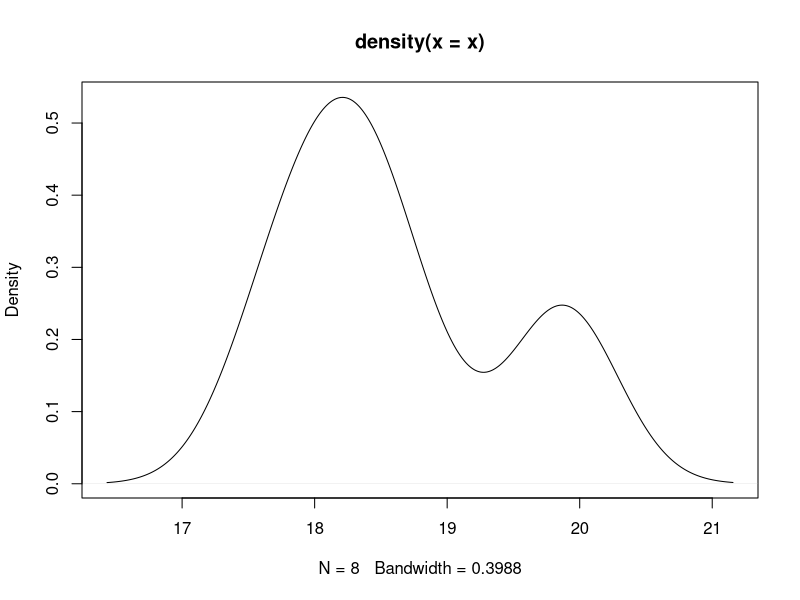
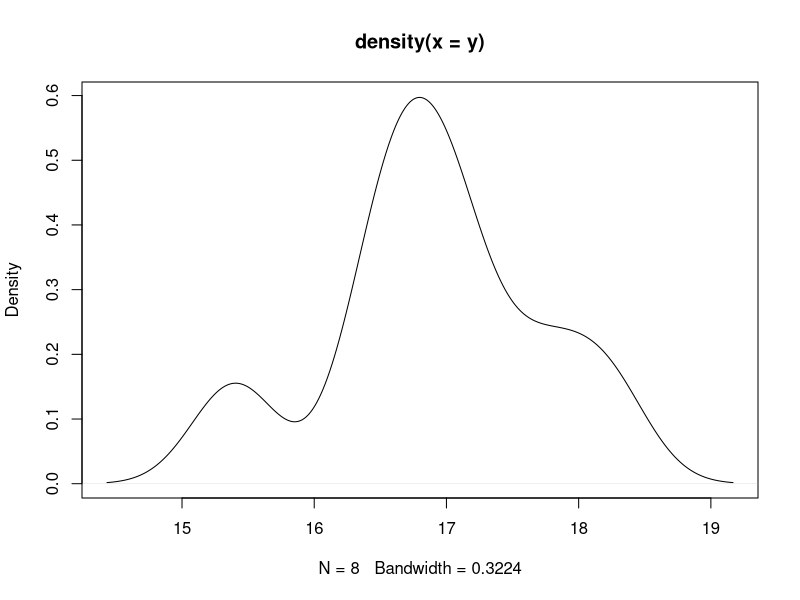
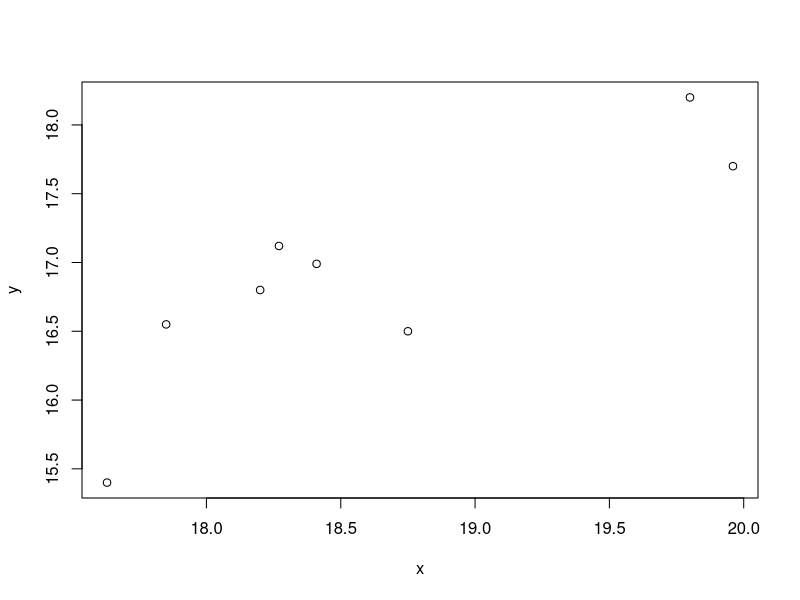

These charts were generated, in order, by the following R code: (Note: this script raises an error after producing the figures.)
x <- c(18.27, 18.41, 17.85, 19.80, 18.20, 19.96, 18.75, 17.63)
y <- c(17.12, 16.99, 16.55, 18.20, 16.80, 17.70, 16.50, 15.40)

length(x)
plot(density(x))
plot(density(y))
plot(x, y)
length(x)
# B1
B1 <- cov(x,y)/var(x)
# Ante un aumento de una unidad de la humedad a la salida del secadero, la 
# esperanza de la humedad a la entrada del silo aumenta en 0.83112

# B0
B0 <- mean(y) - B1*mean(x)

#S2
y_sombrero <- B0 + B1*x
S2 <- sum((y-y_sombrero)**2)

Q <- sum((y-y_sombrero)**2)
Te <- sum((y-mean(y))**2)

Se_B1 <- sqrt(Q/(length(x)-2))
B1/Se_2

# Inciso d
options(scipen=999)
SE_y0 <- sqrt(S2*((19-mean(x))^2)/((sum(x-mean(x))^2)))
